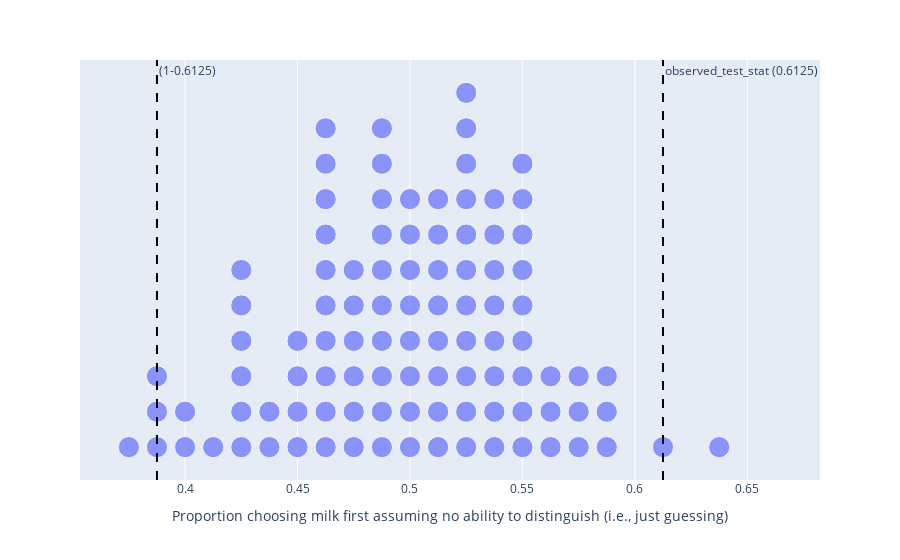

The notebook cell this image was saved under:
### Markdown cell above
> Answer here...

### Code cell
import numpy as np
import pandas as pd
import plotly.express as px

np.random.seed(200)
reps = 100
num_observations = 80
observed_test_stat = 49/num_observations
print(observed_test_stat)
sim_results = []

for i in range(reps):
    sim = np.random.choice(["Milk first", "Tea first"], size=num_observations)
    sim_results += [np.count_nonzero(sim == "Milk first") / num_observations]
    
# Code below to output a dotplot
encountered_so_far = {}
sim_results_height = []
for entry in sim_results:
    if entry not in encountered_so_far:
        encountered_so_far[entry] = 1
    else:
        encountered_so_far[entry] += 1
    sim_results_height.append(encountered_so_far[entry])

dataframe = pd.DataFrame({'Proportion Milk First': sim_results, 'Number': sim_results_height, 'size': 1})
fig = px.scatter(dataframe, x='Proportion Milk First', y='Number', size='size', size_max= 15)
fig.add_vline(x=observed_test_stat, line_dash="dash", line_color="black",
              annotation_text="observed_test_stat (0.6125)")
fig.add_vline(x=1-observed_test_stat, line_dash="dash", line_color="black",
              annotation_text="(1-0.6125)")
fig.update_layout(xaxis_title="Proportion choosing milk first assuming no ability to distinguish (i.e., just guessing)")
fig.update_yaxes(visible=False)
fig.show()

### Figure 1 — Plotly figure (JSON) as saved in the notebook; plotly's stock layout.template omitted (floating-point values rounded to 4 significant figures)
{"data": [{"hovertemplate": "Proportion Milk First=%{x}<br>Number=%{y}<br>size=%{marker.size}<extra></extra>", "legendgroup": "", "marker": {"color": "#636efa", "size": [1, 1, 1, 1, 1, 1, 1, 1, 1, 1, 1, 1, 1, 1, 1, 1, 1, 1, 1, 1, 1, 1, 1, 1, 1, 1, 1, 1, 1, 1, 1, 1, 1, 1, 1, 1, 1, 1, 1, 1, 1, 1, 1, 1, 1, 1, 1, 1, 1, 1, 1, 1, 1, 1, 1, 1, 1, 1, 1, 1, 1, 1, 1, 1, 1, 1, 1, 1, 1, 1, 1, 1, 1, 1, 1, 1, 1, 1, 1, 1, 1, 1, 1, 1, 1, 1, 1, 1, 1, 1, 1, 1, 1, 1, 1, 1, 1, 1, 1, 1], "sizemode": "area", "sizeref": 0.004444, "symbol": "circle"}, "mode": "markers", "name": "", "orientation": "v", "showlegend": false, "type": "scatter", "x": [0.5375, 0.4125, 0.55, 0.5, 0.525, 0.55, 0.425, 0.4875, 0.55, 0.5, 0.5375, 0.5875, 0.475, 0.575, 0.4625, 0.4375, 0.4, 0.5375, 0.4625, 0.5875, 0.525, 0.525, 0.5125, 0.4, 0.5375, 0.5, 0.55, 0.475, 0.4625, 0.5125, 0.45, 0.5875, 0.3875, 0.475, 0.55, 0.575, 0.5125, 0.4875, 0.5125, 0.4875, 0.525, 0.5375, 0.55, 0.575, 0.5375, 0.475, 0.5, 0.5, 0.3875, 0.5625, 0.525, 0.4625, 0.5125, 0.45, 0.5375, 0.475, 0.425, 0.4375, 0.5125, 0.55, 0.4625, 0.4875, 0.5375, 0.4875, 0.5125, 0.375, 0.5, 0.5, 0.425, 0.45, 0.525, 0.525, 0.55, 0.425, 0.4875, 0.5125, 0.525, 0.4875, 0.3875, 0.6375, 0.4875, 0.525, 0.5625, 0.4625, 0.4625, 0.55, 0.4875, 0.5625, 0.4625, 0.45, 0.525, 0.525, 0.425, 0.4625, 0.4625, 0.475, 0.6125, 0.425, 0.4875, 0.5], "xaxis": "x", "y": [1, 1, 1, 1, 1, 2, 1, 1, 3, 2, 2, 1, 1, 1, 1, 1, 1, 3, 2, 2, 2, 3, 1, 2, 4, 3, 4, 2, 3, 2, 1, 3, 1, 3, 5, 2, 3, 2, 4, 3, 4, 5, 6, 3, 6, 4, 4, 5, 2, 1, 5, 4, 5, 2, 7, 5, 2, 2, 6, 7, 5, 4, 8, 5, 7, 1, 6, 7, 3, 3, 6, 7, 8, 4, 6, 8, 8, 7, 3, 1, 8, 9, 2, 6, 7, 9, 9, 3, 8, 4, 10, 11, 5, 9, 10, 6, 1, 6, 10, 8], "yaxis": "y"}], "layout": {"annotations": [{"showarrow": false, "text": "observed_test_stat (0.6125)", "x": 0.6125, "xanchor": "left", "xref": "x", "y": 1, "yanchor": "top", "yref": "y domain"}, {"showarrow": false, "text": "(1-0.6125)", "x": 0.3875, "xanchor": "left", "xref": "x", "y": 1, "yanchor": "top", "yref": "y domain"}], "legend": {"itemsizing": "constant", "tracegroupgap": 0}, "margin": {"t": 60}, "shapes": [{"line": {"color": "black", "dash": "dash"}, "type": "line", "x0": 0.6125, "x1": 0.6125, "xref": "x", "y0": 0, "y1": 1, "yref": "y domain"}, {"line": {"color": "black", "dash": "dash"}, "type": "line", "x0": 0.3875, "x1": 0.3875, "xref": "x", "y0": 0, "y1": 1, "yref": "y domain"}], "xaxis": {"anchor": "y", "domain": [0, 1], "title": {"text": "Proportion choosing milk first assuming no ability to distinguish (i.e., just guessing)"}}, "yaxis": {"anchor": "x", "domain": [0, 1], "title": {"text": "Number"}, "visible": false}}}
